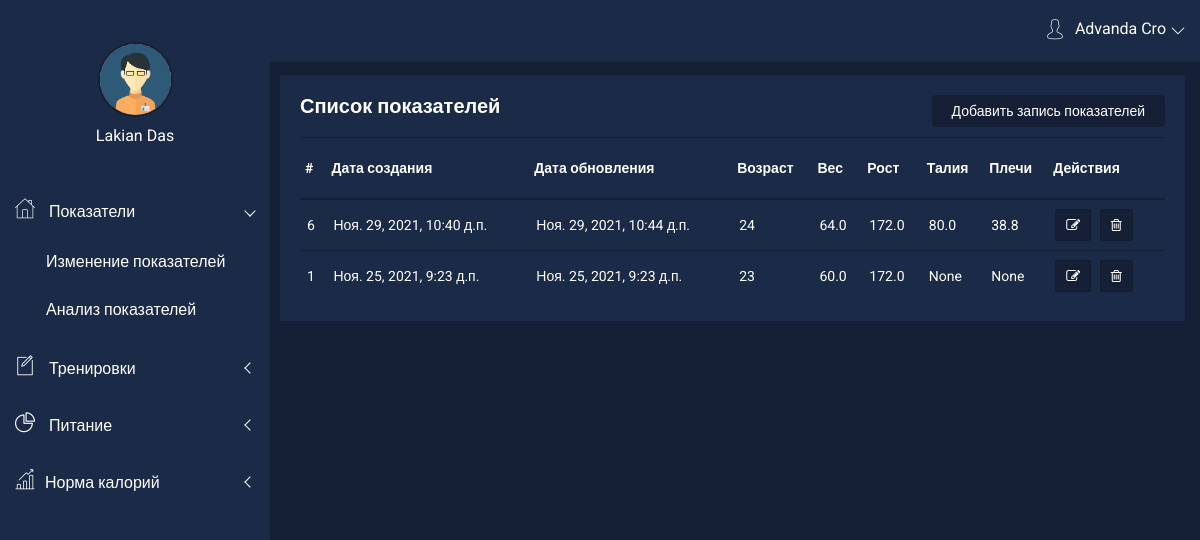
Before: /dashboard/settings-ext (signed in) with the older database file.
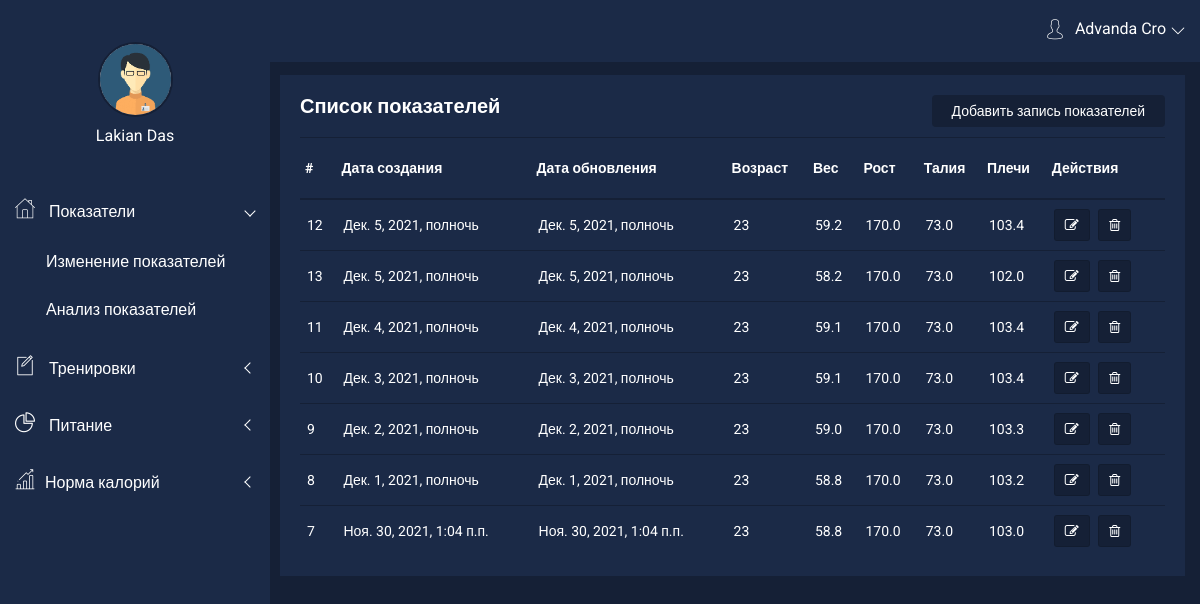
After: the same page with the newer database file.
### core/models/extendent.py (models this page shows, shortened)
class UserExtSettings(models.Model):
    MAN = 'man'
    WOMAN = 'woman'
    CHOICES = (
        (MAN, 'Мужчина'),
        (WOMAN, 'Женщина'),
    )
    user = models.ForeignKey(User, on_delete=models.CASCADE)
    gender = models.CharField(max_length=5, choices=CHOICES, default='MAN', null=True)
    age = models.IntegerField(verbose_name="Возраст", blank=True, default=1,
                              validators=[
                                  MaxValueValidator(120),
                                  MinValueValidator(1)
                              ])
    height = models.FloatField(max_length=300, verbose_name="Рост", blank=True, null=True,
                               validators=[
                                   MaxValueValidator(300),
                                   MinValueValidator(1)
                               ])
    weight = models.FloatField(max_length=200, verbose_name="Вес", blank=True, null=True,
                               validators=[
                                   MaxValueValidator(200),
                                   MinValueValidator(1)
                               ])
    neck = models.FloatField(max_length=100, verbose_name="Шея", null=True)
    shoulders = models.FloatField(max_length=200, verbose_name="Плечи", null=True)
    chest_relax = models.FloatField(max_length=200, verbose_name="Грудь расслабленная", null=True)
    chest_tense = models.FloatField(max_length=200, verbose_name="Грудь напряженная", null=True)
    left_biceps_relax = models.FloatField(max_length=100, verbose_name="Левый бицепс расслабленный", null=True)
    right_biceps_relax = models.FloatField(max_length=100, verbose_name="Правый бицепс расслабленный", null=True)
    left_biceps_tense = models.FloatField(max_length=100, verbose_name="Левый бицепс напряженный", null=True)
    right_biceps_tense = models.FloatField(max_length=100, verbose_name="Правый бицепс напряженный", null=True)
    left_forearm = models.FloatField(max_length=100, verbose_name="Левое предплечье", null=True)
    right_forearm = models.FloatField(max_length=100, verbose_name="Правое предплечье", null=True)
    pelvis = models.FloatField(max_length=200, verbose_name="Таз", null=True)
    waist = models.FloatField(max_length=200, verbose_name="Талия", null=True)
    left_thigh = models.FloatField(max_length=100, verbose_name="Бедро левое", null=True)
    right_thigh = models.FloatField(max_length=100, verbose_name="Бедро правое", null=True)
    left_shin = models.FloatField(max_length=100, verbose_name="Голень левая", null=True)
    right_shin = models.FloatField(max_length=100, verbose_name="Голень правая", null=True)
    body_mass_index = models.FloatField(max_length=100, verbose_name="Индекс массы тела", null=True)
    date_created = models.DateTimeField(auto_now_add=True, verbose_name="Дата создания", null=True)
    date_updated = models.DateTimeField(auto_now=True, verbose_name="Дата обновления", null=True)
    class Meta:
        ordering = ['user']
        verbose_name = 'Дополнительная настройка'
        verbose_name_plural = 'Дополнительные настройки'

### tracker/views/views_settings_ext.py (the view)
# urls.py: path('settings-ext', views.settingsExt, name='settingsExt'),
def settingsExt(request):
    if 'user' in request.session:
        userExt = UserRepository.objects.get(pk=request.session['user']).userextsettings_set.all().order_by('-date_created')
        return render(request, 'tracker/settingsExt.html', {'user_extend': userExt})
    else:
        return redirect('auth:auth')

### templates/tracker/settingsExt.html (shortened to what this page needs)
{% extends 'base/dashboard.html' %}
{% load static %}
{% block content %}
    <link rel="stylesheet" href="{% static 'dashboard/css/alerts.css' %}">
    <div class="product-status mg-b-30 mg-t-15">
        <div class="container-fluid">
            <div class="row">
                <div class="col-lg-12 col-md-12 col-sm-12 col-xs-12">
                    <div class="product-status-wrap">
                        <h4>Список показателей</h4>
                        <div class="add-product">
                            <a href="{% url 'tracker:settingsExtCreate' %}">Добавить запись показателей</a>
                        </div>
                        {% if not user_extend %}
                            <h4>Записей нет</h4>
                        {% else %}
                            <table>
                                <tr>
                                    <th>#</th>
                                    <th>Дата создания</th>
                                    <th>Дата обновления</th>
                                    <th>Возраст</th>
                                    <th>Вес</th>
                                    <th>Рост</th>
                                    <th>Талия</th>
                                    <th>Плечи</th>
                                    <th>Действия</th>
                                </tr>
                                {% for ext in user_extend %}
                                    <tr>
                                        <td>{{ ext.id }}</td>
                                        <td>{{ ext.date_created }}</td>
                                        <td>{{ ext.date_updated }}</td>
                                        <td>{{ ext.age }}</td>
                                        <td>{{ ext.weight }}</td>
                                        <td>{{ ext.height }}</td>
                                        <td>{{ ext.waist }}</td>
                                        <td>{{ ext.shoulders }}</td>
                                        <td>
                                            <button data-toggle="tooltip" title="Изменить" class="pd-setting-ed" onclick="window.location.href='{% url 'tracker:settingsExtEdit' id=ext.id %}'">
                                                <i class="fa fa-pencil-square-o" aria-hidden="true"></i>
                                            </button>
                                            <button data-toggle="tooltip" title="Удалить" class="pd-setting-ed delbtn" onclick2="{% url 'tracker:settingsExtDelete' id=ext.id %}">
                                                <i class="fa fa-trash-o" aria-hidden="true"></i>
                                            </button>
                                        </td>
                                    </tr>
                                {% endfor %}
                            </table>
                        {% endif %}
                    </div>
                </div>
            </div>
        </div>
    </div>
{% endblock %}

### templates/base/dashboard.html (shortened to what this page needs)
{% load static %}
<!doctype html>
<html class="no-js" lang="en">
<head>
    <link rel="stylesheet" href="{% static '/dashboard/css/bootstrap.min.css' %}">
    <link rel="stylesheet" href="{% static '/dashboard/css/font-awesome.min.css' %}">
    <link rel="stylesheet" href="{% static '/dashboard/css/nalika-icon.css' %}">
    <link rel="stylesheet" href="{% static '/dashboard/css/owl.carousel.css' %}">
    <link rel="stylesheet" href="{% static '/dashboard/css/owl.theme.css' %}">
    <link rel="stylesheet" href="{% static '/dashboard/css/owl.transitions.css' %}">
    <link rel="stylesheet" href="{% static '/dashboard/css/animate.css' %}">
    <link rel="stylesheet" href="{% static '/dashboard/css/normalize.css' %}">
    <link rel="stylesheet" href="{% static '/dashboard/css/meanmenu.min.css' %}">
    <link rel="stylesheet" href="{% static '/dashboard/css/main.css' %}">
    <link rel="stylesheet" href="{% static '/dashboard/css/morrisjs/morris.css' %}">
    <link rel="stylesheet" href="{% static '/dashboard/css/scrollbar/jquery.mCustomScrollbar.min.css' %}">
    <link rel="stylesheet" href="{% static '/dashboard/css/metisMenu/metisMenu.min.css' %}">
    <link rel="stylesheet" href="{% static '/dashboard/css/metisMenu/metisMenu-vertical.css' %}">
    <link rel="stylesheet" href="{% static '/dashboard/css/calendar/fullcalendar.min.css' %}">
    <link rel="stylesheet" href="{% static '/dashboard/css/calendar/fullcalendar.print.min.css' %}">
    <link rel="stylesheet" href="{% static '/dashboard/style.css' %}">
    <link rel="stylesheet" href="{% static '/dashboard/css/responsive.css' %}">
</head>
<body>
<div class="left-sidebar-pro">
    <nav id="sidebar" class="">
        <div class="sidebar-header">
        </div>
        <div class="nalika-profile">
            <div class="profile-dtl">
                <a href="{% url 'tracker:dashboard' %}"><img src="{% static '/dashboard/img/notification/user3.png' %}" alt=""/></a>
                <h2>Lakian <span class="min-dtn">Das</span></h2>
            </div>
        </div>
        <div class="left-custom-menu-adp-wrap comment-scrollbar">
            <nav class="sidebar-nav left-sidebar-menu-pro">
                <ul class="metismenu" id="menu1">
                    <li id="dashboard">
                        <a class="has-arrow" href="#">
                            <i class="icon nalika-home icon-wrap"></i>
                            <span class="mini-click-non">Показатели</span>
                        </a>
                        <ul class="submenu-angle" aria-expanded="true">
                            <li><a title="Dashboard v.1" href="{% url 'tracker:settingsExt' %}"><span
                                    class="mini-sub-pro">Изменение показателей</span></a></li>
                            <li><a title="Dashboard v.2" href="{% url 'tracker:analyzeIndex' %}"><span
                                    class="mini-sub-pro">Анализ показателей</span></a>
                            </li>
                        </ul>
                    </li>
                    <li id="removable">
                        <a class="has-arrow" href="#" aria-expanded="false"><i
                                class="icon nalika-new-file icon-wrap"></i> <span
                                class="mini-click-non">Тренировки</span></a>
                    </li>
                    <li id="mean">
                        <a class="has-arrow" href="mailbox.html" aria-expanded="false"><i
                                class="icon nalika-pie-chart icon-wrap"></i> <span
                                class="mini-click-non">Питание</span></a>
                    </li>
                    <li id="calculate">
                        <a class="has-arrow" href="mailbox.html" aria-expanded="false">
                            <i class="icon nalika-bar-chart icon-wrap"></i><span
                                class="mini-click-non">Норма калорий</span></a>
                    </li>
                </ul>
            </nav>
        </div>
    </nav>
</div>
<div class="all-content-wrapper">
    <div class="container-fluid">
        <div class="row">
            <div class="col-lg-12 col-md-12 col-sm-12 col-xs-12">
                <div class="logo-pro">
                    <a href="index.html"><img class="main-logo" src="{% static '/dashboard/img/logo/logo.png' %}"
                                              alt=""/></a>
                </div>
            </div>
        </div>
    </div>
    <div class="header-advance-area">
        <div class="header-top-area">
            <div class="container-fluid">
                <div class="row">
                    <div class="col-lg-12 col-md-12 col-sm-12 col-xs-12">
                        <div class="header-top-wraper">
                            <div class="row">
                                <div class="col-lg-1 col-md-0 col-sm-1 col-xs-12">
                                    <div class="menu-switcher-pro">
                                        <button type="button" id="sidebarCollapse"
                                                class="btn bar-button-pro header-drl-controller-btn btn-info navbar-btn">
                                        </button>
                                    </div>
                                </div>
                                <div class="col-lg-5 col-md-5 col-sm-12 col-xs-12">
                                    <div class="header-right-info">
                                        <ul class="nav navbar-nav mai-top-nav header-right-menu">
                                            <li class="nav-item">
                                                <a href="#" data-toggle="dropdown" role="button"
                                                   aria-expanded="false"
                                                   class="nav-link dropdown-toggle">
                                                    <i class="icon nalika-user nalika-user-rounded header-riht-inf"
                                                       aria-hidden="true"></i>
                                                    <span class="admin-name">Advanda Cro</span>
                                                    <i class="icon nalika-down-arrow nalika-angle-dw nalika-icon"></i>
                                                </a>
                                            </li>
                                        </ul>
                                    </div>
                                </div>
                            </div>
                        </div>
                    </div>
                </div>
            </div>
        </div>
    </div>
    {% block content %}
    {% endblock %}
</div>
</body>

### static/dashboard/css/main.css (style rules this page uses)
html { color: #222; font-size: 1em; line-height: 1.4; }
audio, canvas, iframe, img, svg, video { vertical-align: middle; }

### static/dashboard/css/metisMenu/metisMenu-vertical.css (style rules this page uses)
.sidebar-nav { background: #fff; }
.sidebar-nav ul { padding: 0; margin: 0; list-style: none; background: #1b2a47; }
.sidebar-nav .metismenu { background: #1b2a47; display: -webkit-box; display: -ms-flexbox; display: flex; -webkit-box-orient: vertical; -webkit-box-direction: normal; -ms-flex-direction: column; flex-direction: column; }
.sidebar-nav .metismenu li + li { margin-top: 5px; }
.sidebar-nav .metismenu li:first-child { margin-top: 5px; }
.sidebar-nav .metismenu li:last-child { margin-bottom: 5px; }
.sidebar-nav .metismenu > li { display: -webkit-box; display: -ms-flexbox; display: flex; -webkit-box-orient: vertical; -webkit-box-direction: normal; -ms-flex-direction: column; flex-direction: column; position: relative; }
.sidebar-nav .metismenu a { position: relative; display: block; padding: 13px 15px; color: #fff; outline-width: 0; transition: all .3s ease-out; font-size:16px; }
.sidebar-nav .metismenu ul a { padding: 10px 15px 10px 46px; }
.sidebar-nav .metismenu li .icon-wrap { margin-right:10px; font-size:20px; }

### templates/base/dashboard.html (style rules this page uses)
#sidebar { width: 270px; }

Changed rows visible on the page:
removed UserExtSettings: id "6", date_created "Ноя. 29, 2021, 10:40 д.п.", date_updated "Ноя. 29, 2021, 10:44 д.п.", age "24", weight "64.0", height "172.0", waist "80.0", shoulders "38.8"
removed UserExtSettings: id "1", date_created "Ноя. 25, 2021, 9:23 д.п.", date_updated "Ноя. 25, 2021, 9:23 д.п.", age "23", weight "60.0", height "172.0", waist "None", shoulders "None"
added UserExtSettings: id "12", date_created "Дек. 5, 2021, полночь", date_updated "Дек. 5, 2021, полночь", age "23", weight "59.2", height "170.0", waist "73.0", shoulders "103.4"
added UserExtSettings: id "13", date_created "Дек. 5, 2021, полночь", date_updated "Дек. 5, 2021, полночь", age "23", weight "58.2", height "170.0", waist "73.0", shoulders "102.0"
added UserExtSettings: id "11", date_created "Дек. 4, 2021, полночь", date_updated "Дек. 4, 2021, полночь", age "23", weight "59.1", height "170.0", waist "73.0", shoulders "103.4"
added UserExtSettings: id "10", date_created "Дек. 3, 2021, полночь", date_updated "Дек. 3, 2021, полночь", age "23", weight "59.1", height "170.0", waist "73.0", shoulders "103.4"
added UserExtSettings: id "9", date_created "Дек. 2, 2021, полночь", date_updated "Дек. 2, 2021, полночь", age "23", weight "59.0", height "170.0", waist "73.0", shoulders "103.3"
added UserExtSettings: id "8", date_created "Дек. 1, 2021, полночь", date_updated "Дек. 1, 2021, полночь", age "23", weight "58.8", height "170.0", waist "73.0", shoulders "103.2"
added UserExtSettings: id "7", date_created "Ноя. 30, 2021, 1:04 п.п.", date_updated "Ноя. 30, 2021, 1:04 п.п.", age "23", weight "58.8", height "170.0", waist "73.0", shoulders "103.0"
